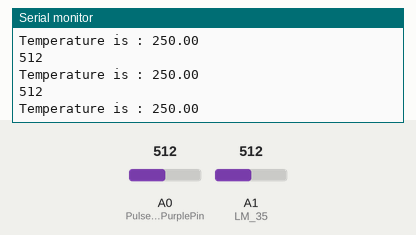
Simulated run of this sketch. Board: Arduino Uno, built with avr-gcc and run on an emulated ATmega328P. On the bench: the last lines printed to the serial monitor. The inputs (shaded band) are chosen by the test bench; at power-on: A1 (LM_35) = 512, A0 (PulseSensorPurplePin) = 512. WiFi joins after 1.5 s; servers stay silent unless stated.

Above: at 6.0 s.
6.1 s: A1 (LM_35) set to 223
At 6.8 s:
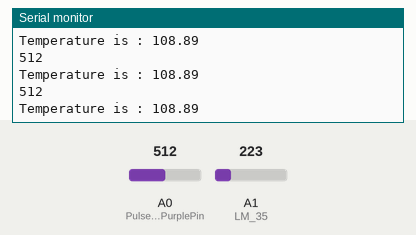
9.1 s: A1 (LM_35) set to 192
At 9.9 s:
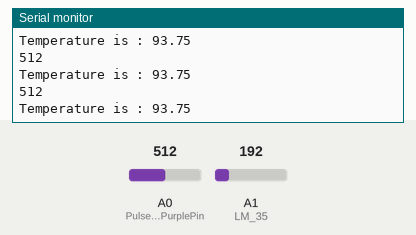
15.1 s: A0 (PulseSensorPurplePin) set to 982
At 16.1 s:
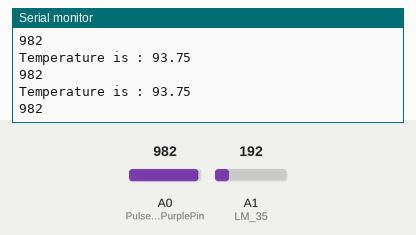
16.6 s: A0 (PulseSensorPurplePin) set to 1007
At 17.5 s:
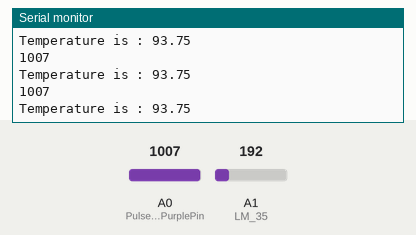
Timing chart, 0 to 19.6 s (numbered marks = the images above; inputs shaded):
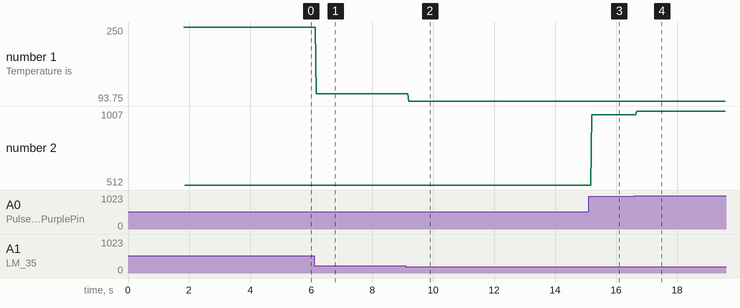

The sketch:

blynk2.ino
```cpp
#define BLYNK_PRINT Serial

const int LM_35 = A1;  // Assigning Pin to LM35
int input_val = 0;     // TO store input value
float temp = 0;        // To store final temperature output
#include <SoftwareSerial.h>
SoftwareSerial SwSerial(10, 11); // RX, TX

#include <BlynkSimpleSerialBLE.h>
#include <SoftwareSerial.h>
#include<PulseSensorPlayground.h>
int PulseSensorPurplePin = A0;
int LED = 12;
int Signal;
int Threshold = 555;
int x,y;
int count =0;
float calories;
float distance;
// You should get Auth Token in the Blynk App.
// Go to the Project Settings (nut icon).
char auth[] = "15eadda22aee444ea31812558f59911b";
SoftwareSerial SerialBLE(10, 11); // RX, TX

void setup()
{
  // Debug console
  Serial.begin(9600);

  SerialBLE.begin(9600);
  Blynk.begin(SerialBLE, auth);

  Serial.println("Waiting for connections...");
}

void loop()
{
  input_val = analogRead(LM_35);             // Reading analog input
  temp = (5.0 * input_val * 100.0) / 1024;   // Some calculation to convert analog value to temperature
  Serial.print("Temperature is : " );
  Serial.println(temp);
   Signal = analogRead(PulseSensorPurplePin);
   Serial.println(Signal);
  Blynk.virtualWrite(V5, Signal);
  Blynk.virtualWrite(V4, temp);
  Blynk.run();
  // You can inject your own code or combine it with other sketches.
  // Check other examples on how to communicate with Blynk. Remember
  // to avoid delay() function!
}
```

Measured:
- the behaviour switches between 999 and 1000 on A0 (PulseSensorPurplePin) (found by bisection; images 3 and 4)
- after the input at 6.1 s, the serial monitor: prints a new line after 0.07 s (image 1)
- after the input at 9.1 s, the serial monitor: prints a new line after 0.10 s (image 2)
- after the input at 15.1 s, the serial monitor: prints a new line after 0.09 s (image 3)
- after the input at 16.6 s, the serial monitor: prints a new line after 0.07 s (image 4)
- plotted number 1: 250 → 108.89 after the input at 6.1 s, 108.89 → 93.75 after the input at 9.1 s
- plotted number 2: 512 → 982 after the input at 15.1 s, 982 → 1007 after the input at 16.6 s
